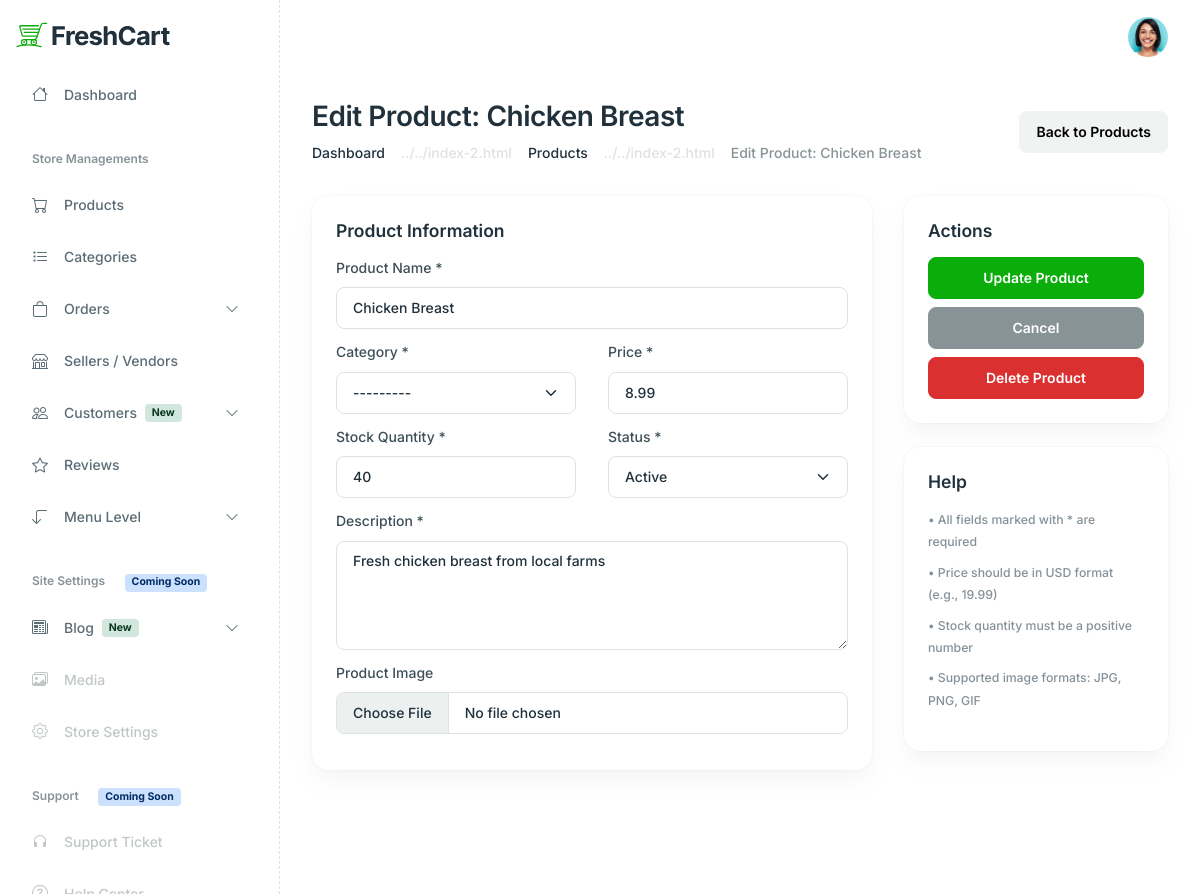
Page /dashboard/products/7/edit/ (signed in) on the committed database.
### admin_dashboard/models.py (models this page shows, shortened)
class Product(models.Model):
    STATUS_CHOICES = [
        ('active', 'Active'),
        ('draft', 'Draft'),
        ('deactive', 'Deactive'),
    ]
    CATEGORY_CHOICES = [
        ('Dairy, Bread & Eggs', 'Dairy, Bread & Eggs'),
        ('Snacks & Munchies', 'Snacks & Munchies'),
        ('Fruits & Vegetables', 'Fruits & Vegetables'),
        ('Bakery & Biscuits', 'Bakery & Biscuits'),
        ('Instant Food', 'Instant Food'),
        ('Tea, Coffee & Drinks', 'Tea, Coffee & Drinks'),
        ('Atta, Rice & Dal', 'Atta, Rice & Dal'),
        ('Masala, Oil & More', 'Masala, Oil & More'),
        ('Sweet Tooth', 'Sweet Tooth'),
        ('Frozen Veg', 'Frozen Veg'),
        ('Frozen Non-Veg', 'Frozen Non-Veg'),
    ]
    name = models.CharField(max_length=200)
    description = models.TextField()
    price = models.DecimalField(max_digits=10, decimal_places=2)
    category = models.CharField(max_length=100, choices=CATEGORY_CHOICES)
    stock_quantity = models.IntegerField(default=0)
    image = models.ImageField(upload_to='products/', blank=True, null=True)
    status = models.CharField(max_length=20, choices=STATUS_CHOICES, default='active')
    created_at = models.DateTimeField(auto_now_add=True)
    updated_at = models.DateTimeField(auto_now=True)
    is_active = models.BooleanField(default=True)
    class Meta:
        ordering = ['-created_at']

### admin_dashboard/views.py (the view)
# urls.py: path('products/<int:pk>/edit/', views.edit_product, name='edit_product'),
@login_required(login_url='/auth/login/')
def edit_product(request, pk):
    product = get_object_or_404(Product, pk=pk)
    if request.method == 'POST':
        form = ProductForm(request.POST, request.FILES, instance=product)
        if form.is_valid():
            product = form.save()
            messages.success(request, f'Product "{product.name}" updated successfully!')
            return redirect('products_list')
        else:
            messages.error(request, 'Please correct the errors below.')
    else:
        form = ProductForm(instance=product)
    context = {
        'form': form,
        'product': product,
        'title': f'Edit Product: {product.name}',
        'submit_text': 'Update Product'
    }
    return render(request, 'dashboard/add-product.html', context)

### templates/dashboard/add-product.html
{% include 'dashboard/product-form.html' %}

### templates/dashboard/product-form.html (shortened to what this page needs)
{% extends 'dashboard/base.html' %}
{% load static %}
{% block content %}
<main class="main-content-wrapper">
    <div class="container">
        <div class="row mb-8">
            <div class="col-md-12">
                <div class="d-md-flex justify-content-between align-items-center">
                    <div>
                        <h2>{{ title }}</h2>
                        <nav aria-label="breadcrumb">
                            <ol class="breadcrumb mb-0">
                                <li class="breadcrumb-item"><a href="{% url 'dashboard' %}" class="text-inherit">Dashboard</a></li>
                                <li class="breadcrumb-item"><a href="{% url 'products_list' %}" class="text-inherit">Products</a></li>
                                <li class="breadcrumb-item active" aria-current="page">{{ title }}</li>
                            </ol>
                        </nav>
                    </div>
                    <div>
                        <a href="{% url 'products_list' %}" class="btn btn-light">Back to Products</a>
                    </div>
                </div>
            </div>
        </div>
        <form method="post" enctype="multipart/form-data">
            <div class="row">
                <div class="col-lg-8 col-12">
                    <div class="card mb-6 card-lg">
                        <div class="card-body p-6">
                            <h4 class="mb-4 h5">Product Information</h4>
                            <div class="row">
                                <div class="mb-3 col-lg-12">
                                    <label class="form-label">Product Name *</label>
                                    {{ form.name }}
                                </div>
                                <div class="mb-3 col-lg-6">
                                    <label class="form-label">Category *</label>
                                    {{ form.category }}
                                </div>
                                <div class="mb-3 col-lg-6">
                                    <label class="form-label">Price *</label>
                                    {{ form.price }}
                                </div>
                                <div class="mb-3 col-lg-6">
                                    <label class="form-label">Stock Quantity *</label>
                                    {{ form.stock_quantity }}
                                </div>
                                <div class="mb-3 col-lg-6">
                                    <label class="form-label">Status *</label>
                                    {{ form.status }}
                                </div>
                                <div class="mb-3 col-lg-12">
                                    <label class="form-label">Description *</label>
                                    {{ form.description }}
                                </div>
                                <div class="mb-3 col-lg-12">
                                    <label class="form-label">Product Image</label>
                                    {{ form.image }}
                                </div>
                            </div>
                        </div>
                    </div>
                </div>
                <div class="col-lg-4 col-12">
                    <div class="card mb-6 card-lg">
                        <div class="card-body p-6">
                            <h4 class="mb-4 h5">Actions</h4>
                            <div class="d-grid gap-2">
                                <button type="submit" class="btn btn-primary">{{ submit_text }}</button>
                                <a href="{% url 'products_list' %}" class="btn btn-secondary">Cancel</a>
                                {% if product %}
                                    <a href="{% url 'delete_product' product.pk %}" class="btn btn-danger" onclick="return confirm('Are you sure you want to delete this product?')">Delete Product</a>
                                {% endif %}
                            </div>
                        </div>
                    </div>
                    <div class="card card-lg">
                        <div class="card-body p-6">
                            <h4 class="mb-4 h5">Help</h4>
                            <ul class="list-unstyled">
                                <li class="mb-2"><small class="text-muted">• All fields marked with * are required</small></li>
                                <li class="mb-2"><small class="text-muted">• Price should be in USD format (e.g., 19.99)</small></li>
                                <li class="mb-2"><small class="text-muted">• Stock quantity must be a positive number</small></li>
                                <li class="mb-2"><small class="text-muted">• Supported image formats: JPG, PNG, GIF</small></li>
                            </ul>
                        </div>
                    </div>
                </div>
            </div>
        </form>
    </div>
</main>
{% endblock %}

### rows in the picture
Product: name "Chicken Breast", category "---------", price "8.99", stock_quantity "40", status "Active", description "Fresh chicken breast from local farms"

### other values in the picture
{{ title }} "Edit Product: Chicken Breast"
{{ submit_text }} "Update Product"
